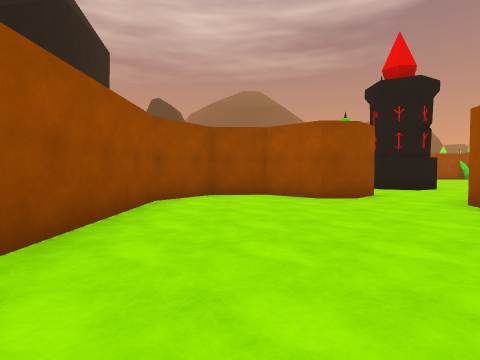
View 1 (above)

16 first-person views from a walk through a Unity game level. The camera is 1.2 m above the floor, tilts 2° down and sees 80° across. The floor is counted in squares, 2 m on a side. Each view is taken from the middle of a square. On the plan, view 1 faces up. The plan holds only what a view shows up to about 9 squares ahead; the rest is blank. The place goes on beyond the plan. Some animated figures are left out.

View 2
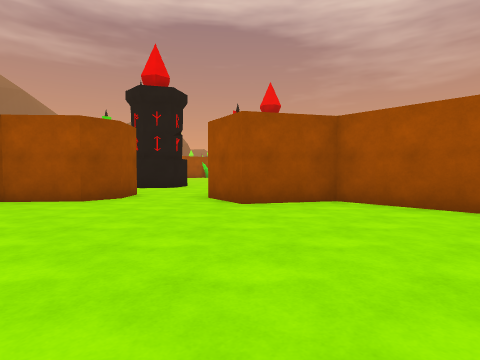

View 3
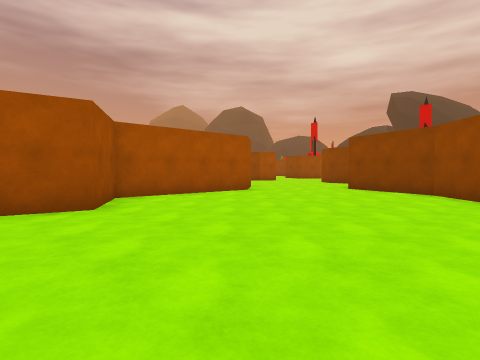

View 4
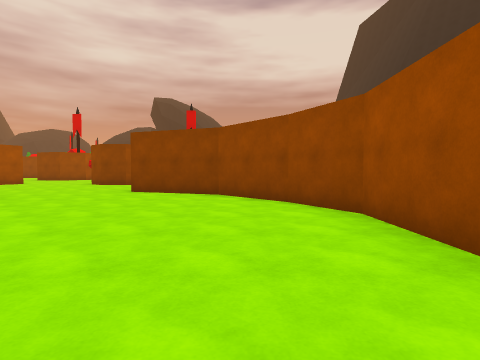

View 5
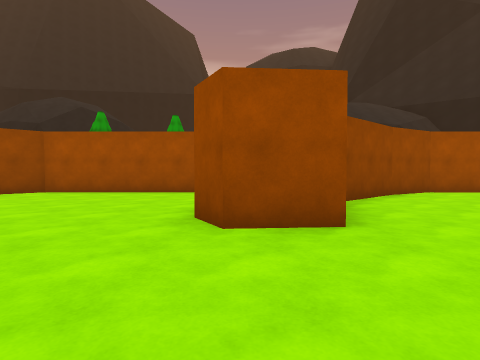

View 6
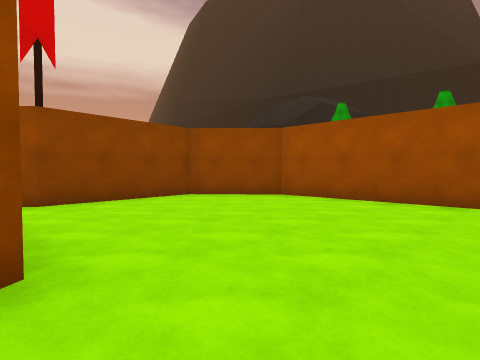

View 7
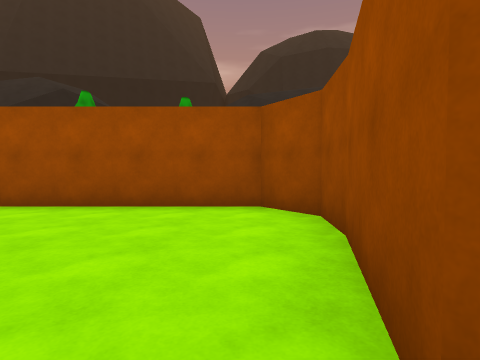

View 8
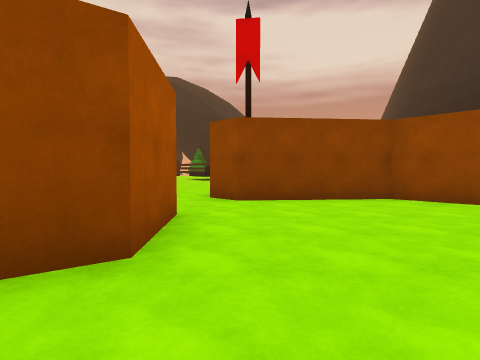

View 9
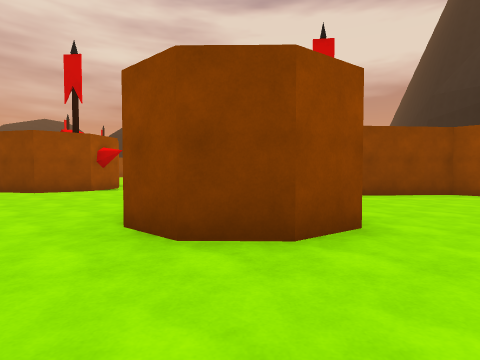

View 10
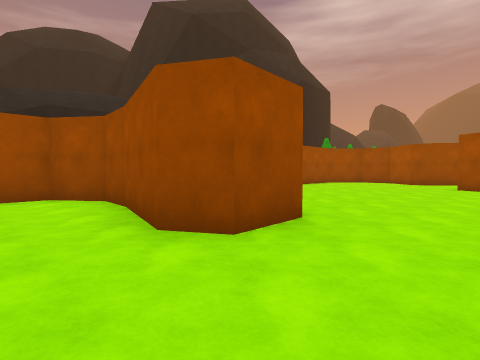

View 11
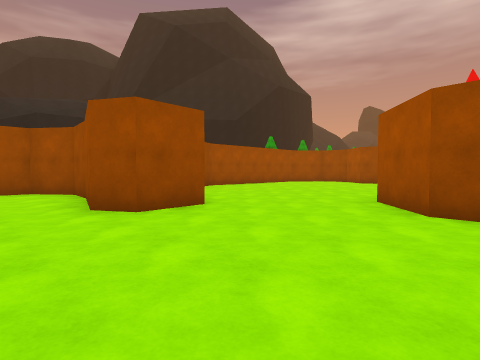

View 12
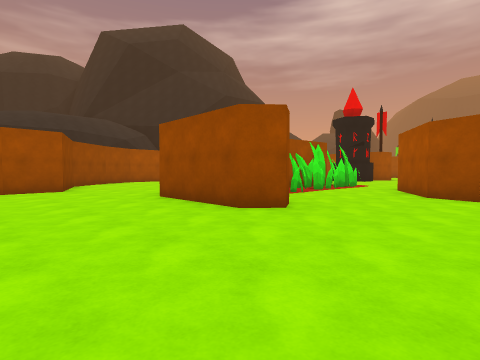

View 13
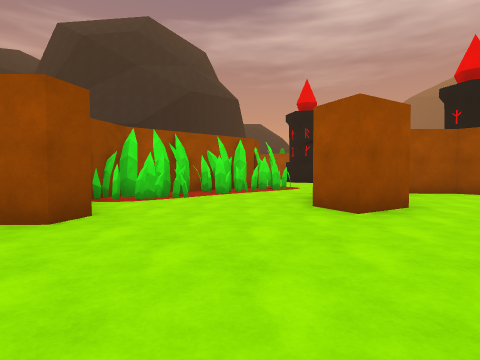

View 14
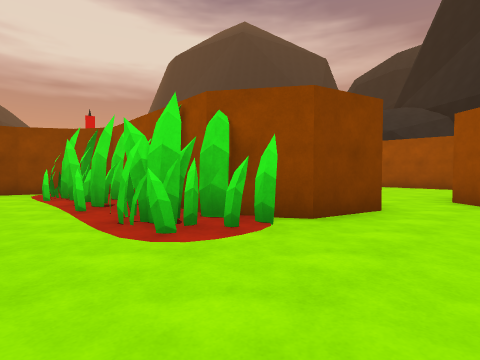

View 15
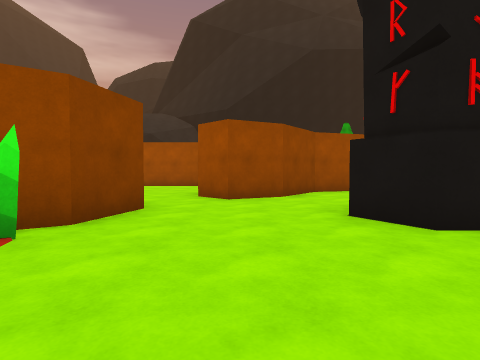

View 16
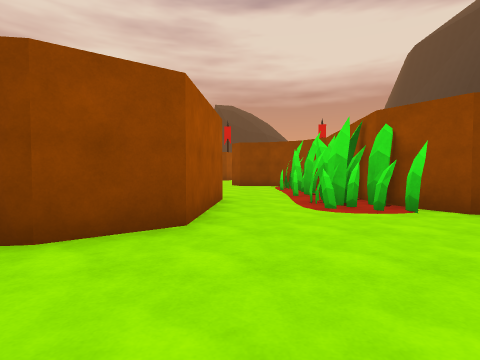

### Floor plan
Ten units are one square. View 1 is at (0, 0); x grows to the right and y downward. Boxes are objects, and circles mark ways between rooms. Rooms are numbered by the first view taken in them; rooms with no view inside come last. Other rooms are left out.
<svg viewBox="-22 -101 167 256">
<path fill="none" stroke="#000" d="M-10 13 5 30 30 39M25 -60 17 -60 7 -69 -7 -69 -17 -55 -17 -1 -9 14M50 14 52 -26 36 -35 39 -49M92 132 103 124 115 127M30 116 37 123M37 79 45 74 55 74 63 81M90 17 93 23 88 28 61 27 50 14M30 39 31 52 24 56M117 -21 114 -9 105 -12 101 -20M122 -59 118 -60 108 -51M66 -32 63 1 69 10 79 16 83 17M45 -55 59 -52 66 -42M101 -20 94 -32 96 -59 107 -68M68 5 69 10M10 -96 12 -91 26 -80 32 -68 25 -60M24 56 3 50M4 50 -7 49 -17 57 -17 102 -1 119 30 116M39 99 37 79"/>
<rect x="85" y="135" width="10" height="10" fill="#bbb"><title>other object</title></rect>
<rect x="55" y="-95" width="10" height="10" fill="#bbb"><title>other object</title></rect>
<rect x="65" y="-5" width="20" height="10" fill="#bbb"><title>other object</title></rect>
<rect x="65" y="-25" width="10" height="20" fill="#bbb"><title>other object</title></rect>
<rect x="65" y="-35" width="10" height="10" fill="#bbb"><title>other object</title></rect>
<rect x="65" y="-55" width="10" height="20" fill="#bbb"><title>other object</title></rect>
<rect x="75" y="-25" width="10" height="10" fill="#bbb"><title>other object</title></rect>
<rect x="75" y="-45" width="10" height="10" fill="#bbb"><title>other object</title></rect>
<circle cx="40" cy="25" r="3" fill="#2a7"/>
<circle cx="30" cy="-60" r="3" fill="#2a7"/>
<circle cx="97" cy="0" r="3" fill="#2a7"/>
<circle cx="35" cy="65" r="3" fill="#2a7"/>
<circle cx="40" cy="110" r="3" fill="#2a7"/>
<text x="10" y="-20">1</text>
<text x="140" y="150">2</text>
<text x="70" y="-50">3</text>
<text x="10" y="80">4</text>
</svg>
Room 1 opens to room 2. Room 1 opens to room 3. Room 2 opens to room 3. Room 2 opens to room 4.

Where each view was taken, in squares from view 1:
view 1: 0 up, 0 right, facing up
view 2: 0 up, 0 right, facing up-right
view 3: 5 up, 1 left, facing down-right
view 4: 4 up, 0 right, facing down
view 5: 5 down, 6 right, facing left
view 6: 6 down, 4 right, facing down-left
view 7: 6 down, 3 right, facing left
view 8: 6 down, 3 right, facing down
view 9: 5 down, 5 right, facing down
view 10: 7 down, 5 right, facing up-left
view 11: 7 down, 7 right, facing up-left
view 12: 6 down, 12 right, facing up-left
view 13: 3 down, 13 right, facing up-left
view 14: 7 up, 9 right, facing down-left
view 15: 7 up, 9 right, facing left
view 16: 9 up, 9 right, facing down
